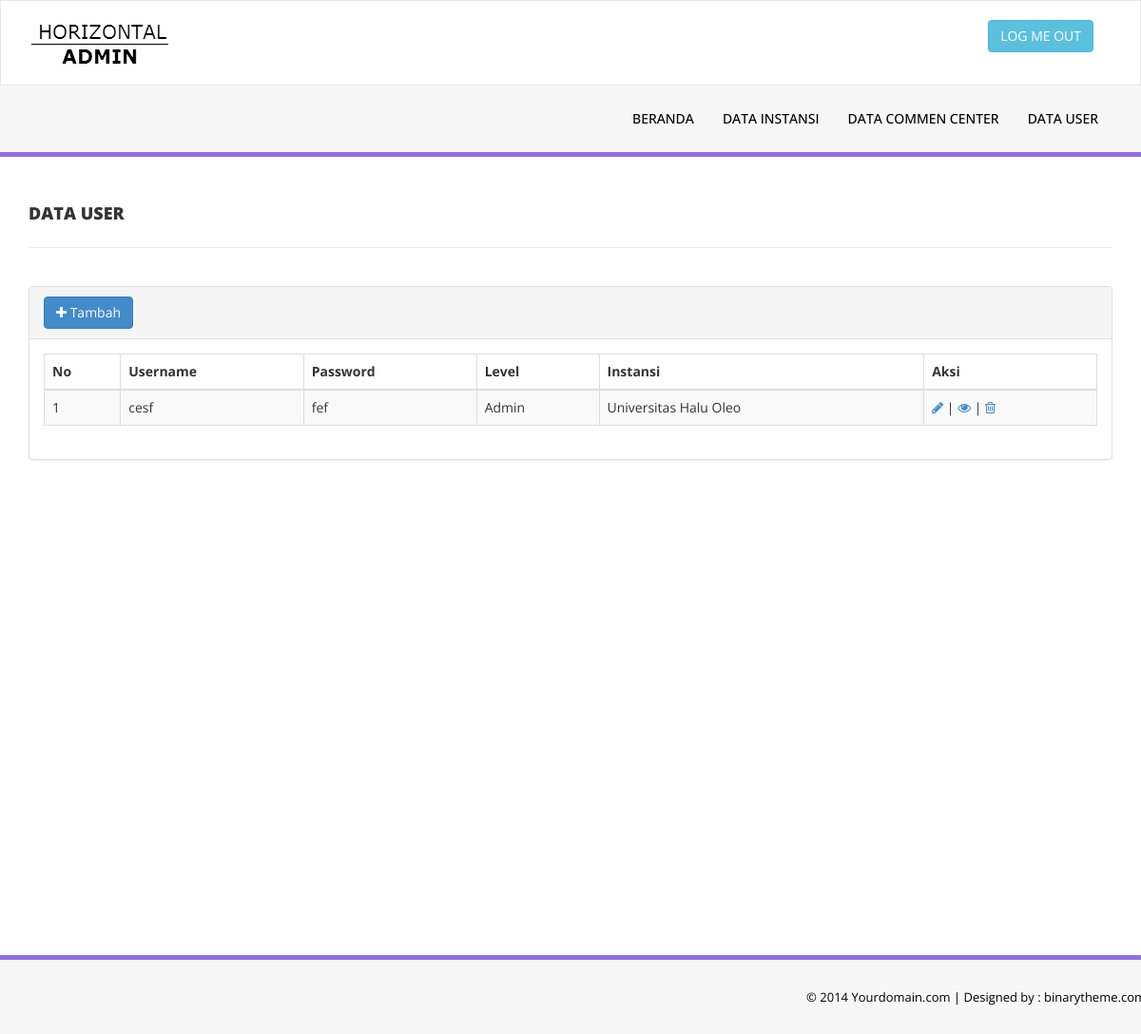
The app's page /?bat=data-user with its own data.
### tables this page shows
CREATE TABLE `tb_user` (
  `id_user` int(11) NOT NULL,
  `username` varchar(25) NOT NULL,
  `password` varchar(100) NOT NULL,
  `level` varchar(25) NOT NULL,
  `id_instansi` int(11) NOT NULL
);

CREATE TABLE `tb_instansi` (
  `id_instansi` int(11) NOT NULL,
  `foto_instansi` varchar(50) NOT NULL,
  `nama_instansi` varchar(50) NOT NULL,
  `no_hp` char(12) NOT NULL,
  `alamat_instansi` text NOT NULL,
  `map_instansi` text NOT NULL
);

### application/user/data.php (the view)
<?php
   $query = $koneksi->query("SELECT * FROM tb_user inner join tb_instansi WHERE tb_instansi.id_instansi=tb_user.id_instansi");
   ?>
<div class="row pad-botm">
    <div class="col-md-12">
        <h4 class="header-line">Data User</h4>
    </div>
</div>
<div class="row">
    <div class="col-md-12">
        <div class="panel panel-default">
            <div class="panel-heading">
                <a href="?bat=tambah-data-user" class="btn btn-primary">
                    <i class="fa fa-plus"></i>
                    Tambah
                </a>
            </div>
            <div class="panel-body">
                <div class="table-responsive">
                    <table class="table table-striped table-bordered table-hover" id="dataTables-example">
                        <thead>
                            <tr>
                                <th>No</th>
                                <th>Username</th>
                                <th>Password</th>
                                <th>Level</th>
                                <th>Instansi</th>
                                <th>Aksi</th>
                            </tr>
                        </thead>
                        <tbody>
                            <tr class="odd gradeX">
                                <?php
                                   $i = 1;
                                   while ($data = mysqli_fetch_array($query)) { ?>
                                    <td><?= $i ?></td>
                                    <td><?= $data['username'] ?></td>
                                    <td><?= $data['password'] ?></td>
                                    <td class="center"><?= $data['level'] ?></td>
                                    <td class="center"><?= $data['nama_instansi'] ?></td>
                                    <td class="center">
                                        <a href="?bat=ubah-data-user&id=<?= $data['id_user'] ?>">
                                            <i class="fa fa-pencil"></i>
                                        </a> |
                                        <a href="?bat=detail-data-user&id=<?= $data['id_user'] ?>">
                                            <i class="fa fa-eye"></i>
                                        </a> |
                                        <a href="">
                                            <i class="fa fa-trash-o"></i>
                                        </a>
                                    </td>
                            </tr>
                        <?php $i++;
                                   } ?>
                        </tbody>
                    </table>
                </div>
            </div>
        </div>
    </div>
</div>

### assets/css/style.css (style rules this page uses)
.header-line { font-weight:900; padding-bottom:25px; border-bottom:1px solid #eeeeee; text-transform:uppercase; }
.pad-botm { padding-bottom:30px; }

### records on screen
tb_user: username "cesf", password "fef", level "Admin", id_instansi.nama_instansi "Universitas Halu Oleo"
